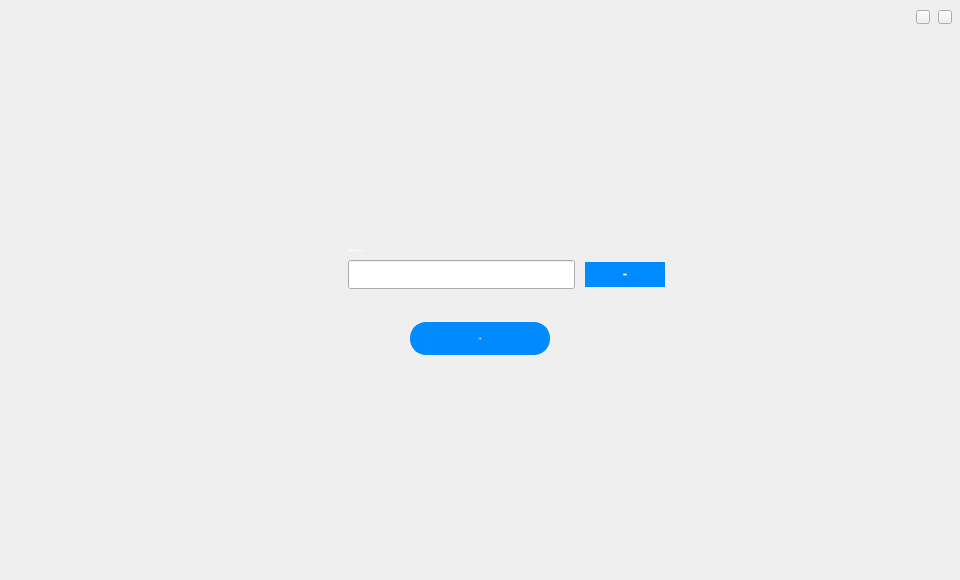
<?xml version="1.0" encoding="UTF-8"?>
<ui version="4.0">
 <class>SelectWalletPathWidget</class>
 <widget class="QWidget" name="SelectWalletPathWidget">
  <property name="geometry">
   <rect>
    <x>0</x>
    <y>0</y>
    <width>960</width>
    <height>580</height>
   </rect>
  </property>
  <property name="font">
   <font>
    <family>微软雅黑</family>
    <pointsize>-1</pointsize>
    <weight>50</weight>
    <italic>false</italic>
    <bold>false</bold>
   </font>
  </property>
  <property name="windowTitle">
   <string>Form</string>
  </property>
  <property name="styleSheet">
   <string notr="true">font: 12px &quot;微软雅黑&quot;;</string>
  </property>
  <widget class="QPushButton" name="selectPathBtn">
   <property name="geometry">
    <rect>
     <x>585</x>
     <y>262</y>
     <width>80</width>
     <height>25</height>
    </rect>
   </property>
   <property name="font">
    <font>
     <family>微软雅黑</family>
     <pointsize>-1</pointsize>
     <weight>50</weight>
     <italic>false</italic>
     <bold>false</bold>
    </font>
   </property>
   <property name="cursor">
    <cursorShape>PointingHandCursor</cursorShape>
   </property>
   <property name="styleSheet">
    <string notr="true">color:white;border:none;
background-color: rgb(0,138,254);</string>
   </property>
   <property name="text">
    <string>选择路径</string>
   </property>
  </widget>
  <widget class="QLineEdit" name="pathLineEdit">
   <property name="geometry">
    <rect>
     <x>348</x>
     <y>260</y>
     <width>227</width>
     <height>29</height>
    </rect>
   </property>
   <property name="font">
    <font>
     <family>微软雅黑</family>
     <pointsize>-1</pointsize>
     <weight>50</weight>
     <italic>false</italic>
     <bold>false</bold>
    </font>
   </property>
   <property name="readOnly">
    <bool>true</bool>
   </property>
  </widget>
  <widget class="QLabel" name="label">
   <property name="geometry">
    <rect>
     <x>348</x>
     <y>240</y>
     <width>231</width>
     <height>20</height>
    </rect>
   </property>
   <property name="font">
    <font>
     <family>微软雅黑</family>
     <pointsize>-1</pointsize>
     <weight>50</weight>
     <italic>false</italic>
     <bold>false</bold>
    </font>
   </property>
   <property name="styleSheet">
    <string notr="true">color: rgb(255, 255, 255);</string>
   </property>
   <property name="text">
    <string>钱包数据存储路径（请勿包含中文）:</string>
   </property>
  </widget>
  <widget class="QToolButton" name="okBtn">
   <property name="geometry">
    <rect>
     <x>410</x>
     <y>322</y>
     <width>140</width>
     <height>33</height>
    </rect>
   </property>
   <property name="font">
    <font>
     <family>微软雅黑</family>
     <pointsize>-1</pointsize>
     <weight>50</weight>
     <italic>false</italic>
     <bold>false</bold>
    </font>
   </property>
   <property name="cursor">
    <cursorShape>PointingHandCursor</cursorShape>
   </property>
   <property name="styleSheet">
    <string notr="true">color:white;border:1px solid  rgb(0,138,254);border-radius:16px;
background-color: rgb(0,138,254);</string>
   </property>
   <property name="text">
    <string>下一步</string>
   </property>
  </widget>
  <widget class="QToolButton" name="closeBtn">
   <property name="geometry">
    <rect>
     <x>938</x>
     <y>10</y>
     <width>14</width>
     <height>14</height>
    </rect>
   </property>
   <property name="cursor">
    <cursorShape>PointingHandCursor</cursorShape>
   </property>
   <property name="focusPolicy">
    <enum>Qt::NoFocus</enum>
   </property>
   <property name="text">
    <string/>
   </property>
  </widget>
  <widget class="QToolButton" name="minBtn">
   <property name="geometry">
    <rect>
     <x>916</x>
     <y>10</y>
     <width>14</width>
     <height>14</height>
    </rect>
   </property>
   <property name="cursor">
    <cursorShape>PointingHandCursor</cursorShape>
   </property>
   <property name="focusPolicy">
    <enum>Qt::NoFocus</enum>
   </property>
   <property name="text">
    <string/>
   </property>
  </widget>
 </widget>
 <resources/>
 <connections/>
</ui>
